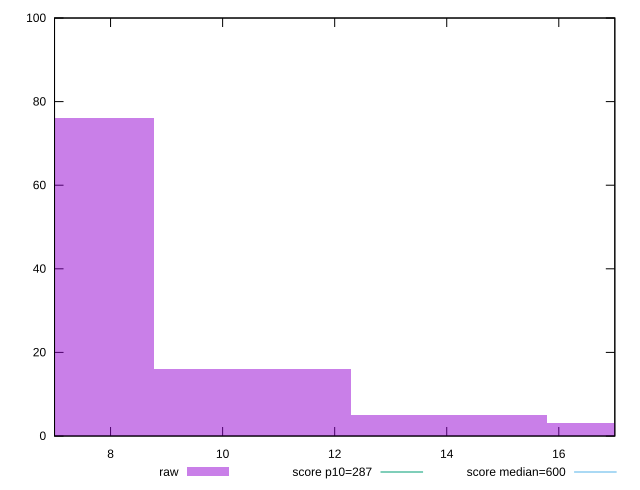

This chart was generated by the following gnuplot code:
reset

$raw <<EOF
7.018929367066117 76
10.528394050599175 16
14.037858734132234 5
17.547323417665293 3
EOF

set key outside below
set boxwidth 3.5094646835330585
set xrange [7:17]
set yrange [0:100]
set trange [0:100]
set style fill transparent solid 0.5 noborder

set parametric
set terminal svg size 640, 490 enhanced background rgb 'white'
set output "report_00018_2021-02-10T15-25-16.877Z/total-blocking-time/samples/pages+cached+noadtech/raw/histogram.svg"

plot $raw title "raw" with boxes, \
     287,t title "score p10=287", \
     600,t title "score median=600"

reset
